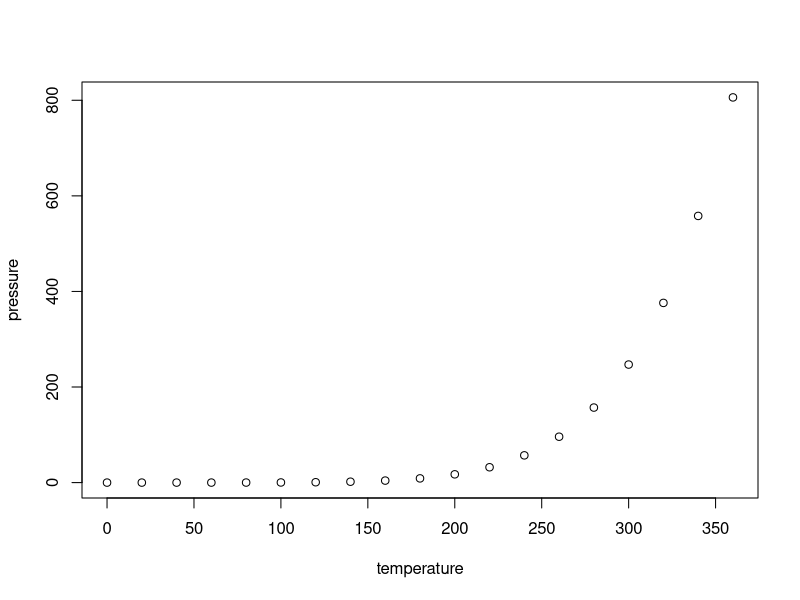
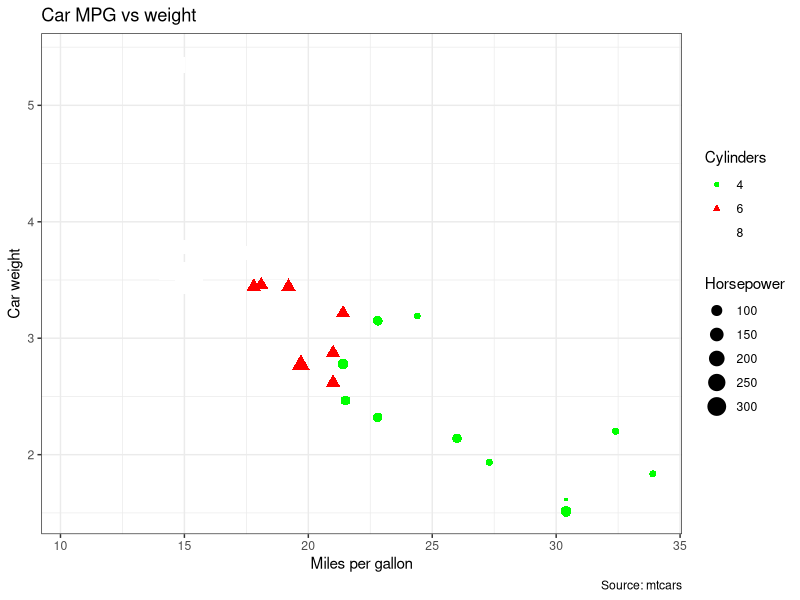

Reproduce these figures in R, in order.
## ---- chunk 1
knitr::opts_chunk$set(echo = TRUE)
## ---- chunk 2
summary(cars)
## ---- chunk 3
plot(pressure)
## ---- chunk 4
library(tidyverse)
ggplot(mtcars)+ 
       geom_point(aes(x = mpg, y = wt, 
                      color = factor(cyl),
                      shape = factor(cyl),
                      size = hp))+ 
                      #label = rownames(mtcars), check_overlap = TRUE) +
  theme_bw() +
  scale_color_manual(values = c("green", "red", "white") ) +
  labs(title = "Car MPG vs weight", 
       x = 'Miles per gallon',
       y = 'Car weight',
       shape="Cylinders", size="Horsepower", color = "Cylinders",
       caption = "Source: mtcars") #theme_bw


